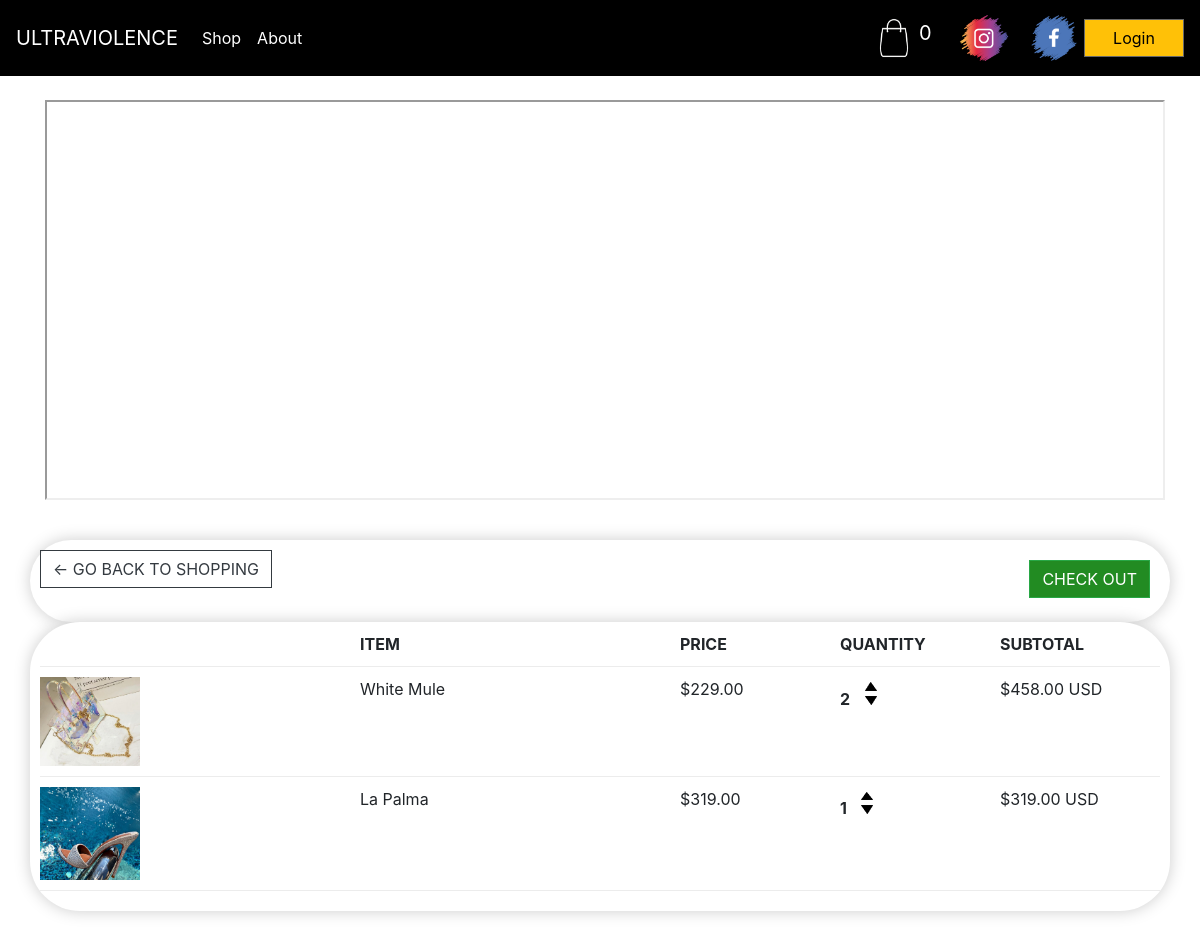
The page /cart/ (signed in) on the database as committed earlier.
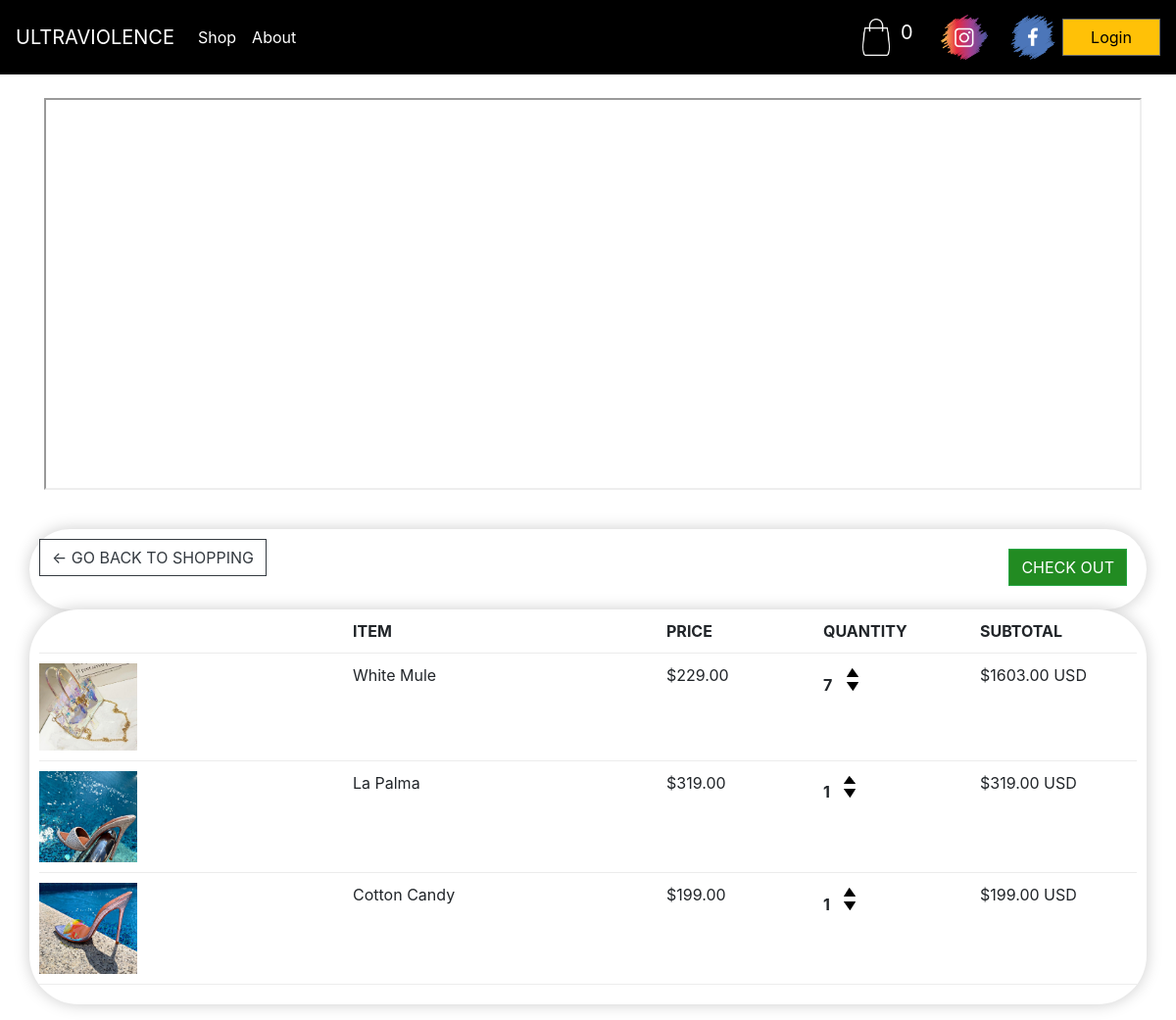
The same page on the database as committed later.
### store/models.py (models this page shows, shortened)
class OrderItem(models.Model):
    product = models.ForeignKey(Product, on_delete=models.SET_NULL, blank=True, null=True)
    order = models.ForeignKey(Order, on_delete=models.SET_NULL, blank=True, null=True)
    quantity = models.IntegerField(default=0, null=True, blank=True)
    date_added = models.DateTimeField(auto_now_add=True)
    @property
    def get_total(self):
        total = self.product.price * self.quantity
        return total

class Product(models.Model):
    name = models.CharField(max_length=200, null=True)
    price = models.DecimalField(max_digits=10, decimal_places=2)
    image = models.ImageField(null=True, blank=True)
    @property
    def imageURL(self):
        try:
            url = self.image.url
        except:
            url = ""
        return url

### store/views.py (the view)
# urls.py: path('cart/', views.cart, name="cart"),
def cart(request):
    if request.user.is_authenticated:
        customer = request.user.customer
        order, created = Order.objects.get_or_create(customer=customer, complete=False)
        items = order.orderitem_set.all()
    else:
        items = []
        order = {'get_cart_total': 0, 'get_cart_items': 0}
    context = {'items': items, 'order': order}
    return render(request, 'store/cart.html', context)

### store/templates/store/cart.html (shortened to what this page needs)
{% extends 'store/main.html' %}
{% load static %}
{% block content %}
    <iframe width="1120" height="400" top="0px" loading="eager" tabindex="-1" style="position: -webkit-sticky" preload="auto" src="{% static 'video/baby2.mp4' %}"
        allow="accelerometer; autoplay; clipboard-write; encrypted-media; gyroscope;"
        allowfullscreen></iframe>
    <br>
    <br>
	<table class="table">
<div class="row">
		<div class="col-lg-12">
			<div class="box-element">
				<a  class="btn btn-outline-dark" href="{% url 'shop' %}">&#x2190; GO BACK TO SHOPPING</a>
				<a  style="float:right; margin:10px;" class="btn btn-success" href="{% url 'payment' %}">CHECK OUT</a>
				<br>
				<br>
			</div>
			<div class="box-element">
				<div class="cart-row">
					<div style="flex:2"></div>
					<div style="flex:2"><strong>ITEM</strong></div>
					<div style="flex:1"><strong>PRICE</strong></div>
					<div style="flex:1"><strong>QUANTITY</strong></div>
					<div style="flex:1"><strong>SUBTOTAL</strong></div>
				</div>
                {% for item in items %}
				<div class="cart-row">
					<div style="flex:2"><img class="row-image" src="{{ item.product.imageURL }}"></div>
					<div style="flex:2"><p>{{ item.product.name }}</p></div>
					<div style="flex:1"><p>${{ item.product.price|floatformat:2}}</p></div>
					<div style="flex:1">
						<p class="quantity">{{ item.quantity }}</p>
						<div class="quantity">
							<img class="chg-quantity" src="{% static  'images/arrow-up.png' %}">
							<img class="chg-quantity" src="{% static  'images/arrow-down.png' %}">
						</div>
					</div>
					<div style="flex:1"><p>${{ item.get_total }} USD</p></div>
				</div>
            {% endfor %}
			</div>
			</table>
		</div>
{% endblock content %}

### store/templates/store/main.html (shortened to what this page needs)
<!DOCTYPE html>
{% load static %}
<html>
<head>
    <link rel="stylesheet" href="https://stackpath.bootstrapcdn.com/bootstrap/4.4.1/css/bootstrap.min.css"
>
    <link rel="stylesheet" type="text/css" href="{% static 'css/main.css' %}">
</head>
<body>
<nav class="navbar navbar-expand-lg navbar-dark bg-dark">
    <a class="navbar-brand" href="{% url 'shop' %}">ULTRAVIOLENCE</a>
    <div class="collapse navbar-collapse" id="navbarSupportedContent">
        <ul class="navbar-nav mr-auto">
            <li class="nav-item active">
                <a class="nav-link" href="{% url 'shop' %}">Shop<span class="sr-only">(current)</span></a>
            </li>
            <li class="nav-item active">
                <a class="nav-link" href="{% url 'about' %}">About<span class="sr-only">(current)</span></a>
            </li>
        </ul>
        <div class="form-inline my-2 my-lg-0">
            <a href="{% url 'cart' %}">
                <img id="cart-icon" src="{% static 'images/bag.png' %}">
            </a>
            <p id="cart-total">0</p>
            <a href="{% url 'about' %}">
                <img id="login-icon" src="{% static 'images/insta.png' %}">
            </a>
            <a href="https://www.facebook.com/masha.bodowskaya.79">
                <img id="login-icon" src="{% static 'images/facebook.png' %}">
            </a>
            <a href="#" class="btn btn-warning">Login</a>
        </div>
    </div>
</nav>
<div class="container">
    <br>
    {% block content %}
    {% endblock content %}
</body>
</html>

### static/css/main.css (style rules this page uses)
body { background-color: white; letter-spacing: normal; }
.box-element { box-shadow:hsl(0, 0%, 80%) 0 0 16px; background-color: #fff; border-radius: 50px; padding: 10px; }
.bg-dark { background-color: black!important; }
#cart-icon { width:50px; display: inline-block; margin-left: 10px; }
#login-icon { width:60px; display: inline-block; margin-left: 10px; }
#cart-total { display: block; text-align: left; color:#fff; background-color: black; width: 25px; height: 25px; border-radius: 100%; font-size: 20px; }
.col-lg-4, .col-lg-6, .col-lg-8, .col-lg-12 { margin-top: 10px; padding: 0px; }
.btn { border-radius: 0; }
.btn-warning { color: black; border-color: dimgrey; alignment: center; width: 100px; }
.btn-success { color: #fff; background-color: forestgreen; border-color: #28a745; }
.row-image { width: 100px; }
.cart-row { display: flex; align-items: flex-stretch; padding-bottom: 10px; margin-bottom: 10px; border-bottom: 1px solid #ececec; }
.quantity { display: inline-block; font-weight: 700; padding-right:10px; }
.chg-quantity { width: 12px; cursor: pointer; display: block; margin-top: 5px; transition:.1s; }

Rows that differ between the two databases and show on the page:
changed OrderItem "White Mule": quantity "2" → "7"; get_total "458.00" → "1603.00"
added OrderItem: product.imageURL (picture), product.name "Cotton Candy", product.price "199.00", quantity "1", get_total "199.00"
